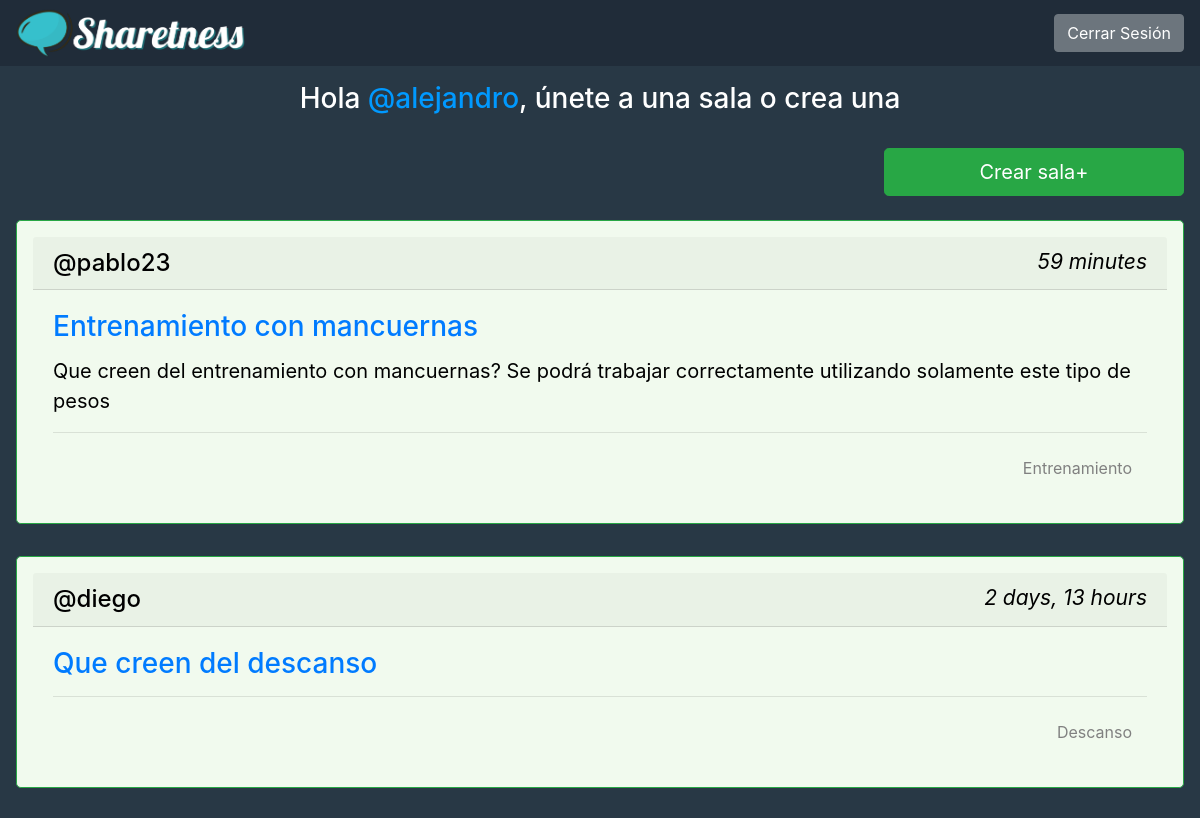
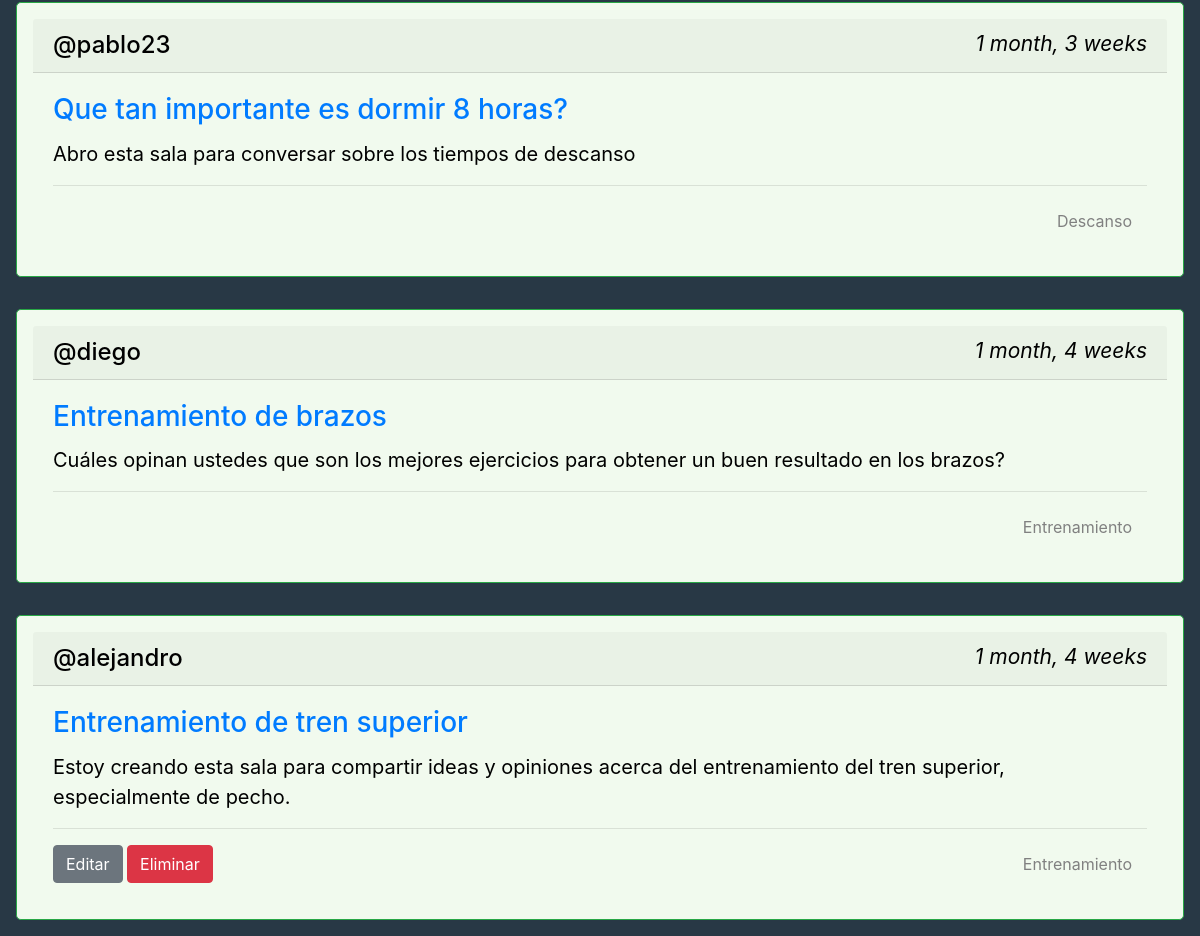
Screenshot of / (signed in) with the database file from the repository (2 pictures, top to bottom).
### forum/models.py (models this page shows, shortened)
class Room(models.Model):
    host = models.ForeignKey(User, on_delete=models.SET_NULL, null=True)
    topic = models.ForeignKey(Topic, on_delete=models.SET_NULL, null=True)
    name = models.CharField(max_length=200)
    description =models.TextField(null=True, blank=True)
    update = models.DateTimeField(auto_now=True)
    created = models.DateTimeField(auto_now_add=True)
    class Meta:
        ordering = ['-update', '-created']

class Topic(models.Model):
    name = models.CharField(max_length=200)
    def __str__(self):
        return self.name

### forum/views.py (the view)
# urls.py: path('', views.home, name="home"),
def home(request):
    rooms = Room.objects.all()
    context = {'rooms': rooms}
    return render(request, 'forum/home.html', context)

### forum/templates/forum/home.html
{% extends 'main.html' %}
{% block content %}
    {% if request.user.is_authenticated %}
        <h3 style="color:white" class="text-center mt-3">
            Hola <span style="color:#09f">@{{ user }}</span>, únete a una sala o crea una
        </h3>
    {% endif %}
    <div class=" d-flex flex-column justify-content-center align-items-center">
        {% include 'forum/feed_component.html' %}
    </div>
{% endblock content %}

### forum/templates/forum/feed_component.html
<div class=" d-flex flex-column">
    <a href={% url 'create-room' %} class="h4 btn btn-success btn-lg create__button w-25 align-self-end mt-4 mb-2">Crear sala+</a>
    {% for room in rooms %}
    <div class="card room__box border border-success m-3 rounded-lg p-3">
        <h4 class="card-header">
            <span style="color:black">@{{ room.host.username }}</span>
            <small style="color:black" class="font-italic">{{ room.created|timesince }}</small>
        </h4>
        <div class="card-body">
            <h3 class="card-title"><a href="/room/{{room.id}}">{{ room.name }}</a></h3>
            <p class="card-text" style="color:black; font-size:20px">{{ room.description }}</p>
        <hr>
        <div class="d-flex">
            {% if request.user == room.host %}
            <div class="mr-auto ">
                <a href={% url 'update-room' room.id %} class="btn btn-secondary  align-self-center">Editar</a>
                <a href={% url 'delete-room' room.id %} class="btn btn-danger  align-self-center">Eliminar</a>
            </div>
            {% endif %}
            <div class="room__topic ml-auto align-self-center">{{ room.topic }}</div>
        </div>
        </div>
    </div>
    {% endfor %}
</div>

### static/styles/main.css (style rules this page uses)
body { background-color: #283845; color: white; }
.create__button { margin: 16px }
.room__box { background-color: #f1faee; }
.card-header { display: flex; justify-content: space-between; }
.room__topic { padding: 7px 15px; border-radius: 10px; color: gray; }

### rows the page displays
Room: host.username "pablo23", created "59 minutes", name "Entrenamiento con mancuernas", description "Que creen del entrenamiento con mancuernas? Se podrá trabajar correctamente utilizando solamente este tipo de pesos", topic "Entrenamiento"
Room: host.username "diego", created "2 days, 13 hours", name "Que creen del descanso", topic "Descanso"
Room: host.username "pablo23", created "1 month, 3 weeks", name "Que tan importante es dormir 8 horas?", description "Abro esta sala para conversar sobre los tiempos de descanso", topic "Descanso"
Room: host.username "diego", created "1 month, 4 weeks", name "Entrenamiento de brazos", description "Cuáles opinan ustedes que son los mejores ejercicios para obtener un buen resultado en los brazos?", topic "Entrenamiento"
Room: host.username "alejandro", created "1 month, 4 weeks", name "Entrenamiento de tren superior", description "Estoy creando esta sala para compartir ideas y opiniones acerca del entrenamiento del tren superior, especialmente de pecho.", shows "Editar", topic "Entrenamiento"

### other values shown
{{ user }} "alejandro"
